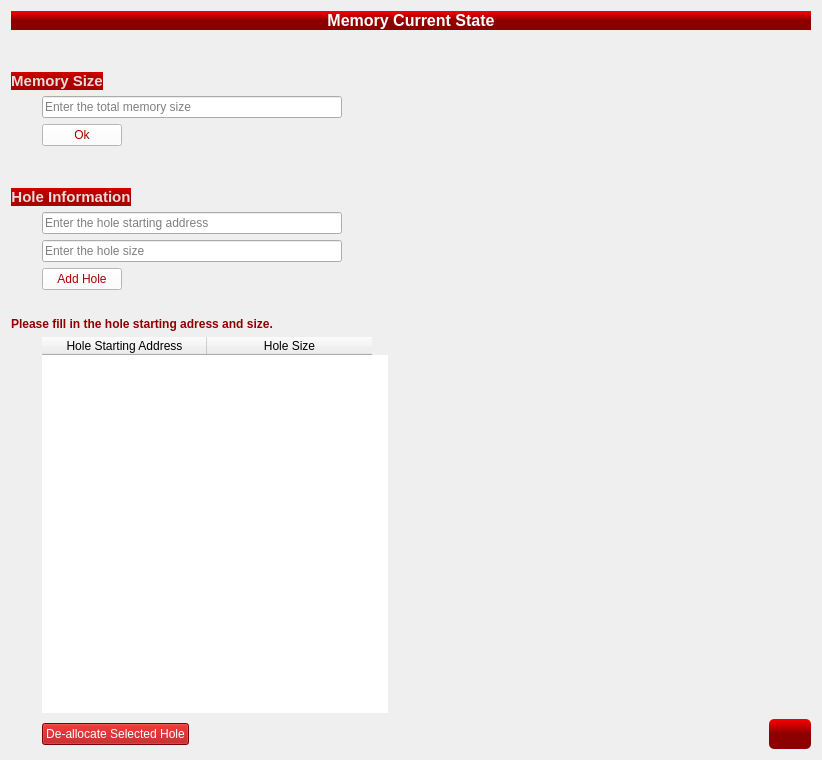
                <widget class="QWidget" name="scrollAreaWidgetContents_13">
                 <property name="geometry">
                  <rect>
                   <x>0</x>
                   <y>0</y>
                   <width>822</width>
                   <height>760</height>
                  </rect>
                 </property>
                 <layout class="QGridLayout" name="gridLayout_6">
                  <item row="1" column="1">
                   <widget class="Line" name="line_19">
                    <property name="sizePolicy">
                     <sizepolicy hsizetype="Preferred" vsizetype="Preferred">
                      <horstretch>0</horstretch>
                      <verstretch>0</verstretch>
                     </sizepolicy>
                    </property>
                    <property name="minimumSize">
                     <size>
                      <width>0</width>
                      <height>30</height>
                     </size>
                    </property>
                    <property name="styleSheet">
                     <string notr="true">border:none;</string>
                    </property>
                    <property name="orientation">
                     <enum>Qt::Vertical</enum>
                    </property>
                   </widget>
                  </item>
                  <item row="4" column="1">
                   <widget class="QPushButton" name="ok_memory">
                    <property name="enabled">
                     <bool>true</bool>
                    </property>
                    <property name="sizePolicy">
                     <sizepolicy hsizetype="Fixed" vsizetype="Fixed">
                      <horstretch>0</horstretch>
                      <verstretch>0</verstretch>
                     </sizepolicy>
                    </property>
                    <property name="toolTip">
                     <string>&lt;html&gt;&lt;head/&gt;&lt;body&gt;&lt;p&gt;Add Hole&lt;/p&gt;&lt;/body&gt;&lt;/html&gt;</string>
                    </property>
                    <property name="styleSheet">
                     <string notr="true">QPushButton::hover

{
	border-color: rgb(255, 0, 0);


}

QPushButton{
	
	font: 75  11pt bold &quot;Perpetua Titling MT&quot;;
	color: rgb(170, 0, 0);
	background-color: rgb(255, 255, 255);


}

QPushButton:pressed
{
	color: rgb(255, 255, 255);
    background-color: QLinearGradient( x1: 0, y1: 0, x2: 0, y2: 1, stop: 0 #2d2d2d, stop: 0.1 #2b2b2b, stop: 0.5 #292929, stop: 0.9 #282828, stop: 1 #252525);
}

QPushButton:disabled
{
  border: 1px solid #999999;
  background-color: #cccccc;
  color: #666666;
}
</string>
                    </property>
                    <property name="text">
                     <string>Ok</string>
                    </property>
                   </widget>
                  </item>
                  <item row="18" column="5">
                   <widget class="QPushButton" name="next">
                    <property name="enabled">
                     <bool>true</bool>
                    </property>
                    <property name="sizePolicy">
                     <sizepolicy hsizetype="Fixed" vsizetype="Fixed">
                      <horstretch>0</horstretch>
                      <verstretch>0</verstretch>
                     </sizepolicy>
                    </property>
                    <property name="minimumSize">
                     <size>
                      <width>42</width>
                      <height>30</height>
                     </size>
                    </property>
                    <property name="maximumSize">
                     <size>
                      <width>35</width>
                      <height>35</height>
                     </size>
                    </property>
                    <property name="toolTip">
                     <string>&lt;html&gt;&lt;head/&gt;&lt;body&gt;&lt;p&gt;Next&lt;/p&gt;&lt;/body&gt;&lt;/html&gt;</string>
                    </property>
                    <property name="styleSheet">
                     <string notr="true">QPushButton::hover
{
	border-color: rgb(255, 0, 0);
	background-color: rgb(255, 0, 0);
}
QPushButton::pressed

{		border-color: rgb(0, 0, 0);
	background-color: rgb(0, 0, 0);
}

QPushButton{
	
	font: 75  16pt bold &quot;Perpetua Titling MT&quot;;
    border: 6px ;
    border-radius: 5px;
	color: rgb(255, 255, 255);
background-color: QLinearGradient(x1:0, y1:0, x2:0, y2:1, stop:0  rgb(250, 0, 0), stop: 0.5 rgb(140, 0, 0));
		


    padding:1px;
}
QPushButton:disabled
{
  border: 1px solid #999999;
  background-color: #cccccc;
  color: #666666;
}
</string>
                    </property>
                    <property name="text">
                     <string/>
                    </property>
                    <property name="icon">
                     <iconset resource="memory_allocator.qrc">
                      <normaloff>:/newPrefix/circled-right.png</normaloff>:/newPrefix/circled-right.png</iconset>
                    </property>
                    <property name="iconSize">
                     <size>
                      <width>30</width>
                      <height>30</height>
                     </size>
                    </property>
                   </widget>
                  </item>
                  <item row="15" column="0" colspan="2">
                   <widget class="QLabel" name="label_8">
                    <property name="sizePolicy">
                     <sizepolicy hsizetype="MinimumExpanding" vsizetype="Fixed">
                      <horstretch>0</horstretch>
                      <verstretch>0</verstretch>
                     </sizepolicy>
                    </property>
                    <property name="minimumSize">
                     <size>
                      <width>0</width>
                      <height>0</height>
                     </size>
                    </property>
                    <property name="font">
                     <font>
                      <pointsize>12</pointsize>
                      <weight>75</weight>
                      <bold>true</bold>
                     </font>
                    </property>
                    <property name="styleSheet">
                     <string notr="true"/>
                    </property>
                    <property name="text">
                     <string>&lt;html&gt;&lt;head/&gt;&lt;body&gt;&lt;p&gt;&lt;span style=&quot; font-size:9pt; color:#910000;&quot;&gt;Please fill in the hole starting adress and size.  &lt;/span&gt;&lt;/p&gt;&lt;/body&gt;&lt;/html&gt;</string>
                    </property>
                    <property name="textFormat">
                     <enum>Qt::RichText</enum>
                    </property>
                   </widget>
                  </item>
                  <item row="18" column="1">
                   <widget class="QPushButton" name="delete_hole">
                    <property name="enabled">
                     <bool>true</bool>
                    </property>
                    <property name="sizePolicy">
                     <sizepolicy hsizetype="Fixed" vsizetype="Fixed">
                      <horstretch>0</horstretch>
                      <verstretch>0</verstretch>
                     </sizepolicy>
                    </property>
                    <property name="toolTip">
                     <string>&lt;html&gt;&lt;head/&gt;&lt;body&gt;&lt;p&gt;De-allocate Selected Hole&lt;/p&gt;&lt;/body&gt;&lt;/html&gt;</string>
                    </property>
                    <property name="styleSheet">
                     <string notr="true">QPushButton::hover

{
	border-color: rgb(255, 255, 255);
	background-color: rgb(255, 0, 0);
}

QPushButton{
	
	font: 75  11pt bold &quot;Perpetua Titling MT&quot;;

	color: rgb(255, 255, 255);
	background-color: rgb(170, 0, 0);


}

QPushButton:pressed
{
    background-color: QLinearGradient( x1: 0, y1: 0, x2: 0, y2: 1, stop: 0 #2d2d2d, stop: 0.1 #2b2b2b, stop: 0.5 #292929, stop: 0.9 #282828, stop: 1 #252525);
}
QPushButton:disabled
{
  border: 1px solid #999999;
  background-color: #cccccc;
  color: #666666;
}</string>
                    </property>
                    <property name="text">
                     <string>De-allocate Selected Hole</string>
                    </property>
                   </widget>
                  </item>
                  <item row="9" column="0" colspan="6">
                   <widget class="QLabel" name="label_28">
                    <property name="sizePolicy">
                     <sizepolicy hsizetype="Fixed" vsizetype="Fixed">
                      <horstretch>0</horstretch>
                      <verstretch>0</verstretch>
                     </sizepolicy>
                    </property>
                    <property name="font">
                     <font>
                      <pointsize>12</pointsize>
                      <weight>75</weight>
                      <bold>true</bold>
                     </font>
                    </property>
                    <property name="styleSheet">
                     <string notr="true"> background-color: QLinearGradient(x1:0, y1:0, x2:0, y2:1, stop:0  rgb(208, 0, 0), stop: 0.5 rgb(170, 0, 0));</string>
                    </property>
                    <property name="text">
                     <string>&lt;html&gt;&lt;head/&gt;&lt;body&gt;&lt;p align=&quot;center&quot;&gt;&lt;span style=&quot; font-size:11pt; color:#ecdbd8;&quot;&gt;Hole Information&lt;/span&gt;&lt;/p&gt;&lt;/body&gt;&lt;/html&gt;</string>
                    </property>
                    <property name="textFormat">
                     <enum>Qt::RichText</enum>
                    </property>
                   </widget>
                  </item>
                  <item row="11" column="1">
                   <widget class="QLineEdit" name="hole_size">
                    <property name="sizePolicy">
                     <sizepolicy hsizetype="Expanding" vsizetype="Preferred">
                      <horstretch>0</horstretch>
                      <verstretch>0</verstretch>
                     </sizepolicy>
                    </property>
                    <property name="maximumSize">
                     <size>
                      <width>300</width>
                      <height>16777215</height>
                     </size>
                    </property>
                    <property name="toolTip">
                     <string>&lt;html&gt;&lt;head/&gt;&lt;body&gt;&lt;p&gt;&lt;span style=&quot; color:#818181;&quot;&gt;Hole size&lt;/span&gt;&lt;/p&gt;&lt;/body&gt;&lt;/html&gt;</string>
                    </property>
                    <property name="styleSheet">
                     <string notr="true">font: 75  9pt &quot;MS Shell Dlg 2&quot;;


	color: rgb(0, 0, 0);</string>
                    </property>
                    <property name="text">
                     <string/>
                    </property>
                    <property name="placeholderText">
                     <string>Enter the hole size</string>
                    </property>
                   </widget>
                  </item>
                  <item row="13" column="1">
                   <widget class="QPushButton" name="add_hole">
                    <property name="enabled">
                     <bool>true</bool>
                    </property>
                    <property name="sizePolicy">
                     <sizepolicy hsizetype="Fixed" vsizetype="Fixed">
                      <horstretch>0</horstretch>
                      <verstretch>0</verstretch>
                     </sizepolicy>
                    </property>
                    <property name="toolTip">
                     <string>&lt;html&gt;&lt;head/&gt;&lt;body&gt;&lt;p&gt;Add Hole&lt;/p&gt;&lt;/body&gt;&lt;/html&gt;</string>
                    </property>
                    <property name="styleSheet">
                     <string notr="true">QPushButton::hover

{
	border-color: rgb(255, 0, 0);


}

QPushButton{
	
	font: 75  11pt bold &quot;Perpetua Titling MT&quot;;
	color: rgb(170, 0, 0);
	background-color: rgb(255, 255, 255);


}

QPushButton:pressed
{
	color: rgb(255, 255, 255);
    background-color: QLinearGradient( x1: 0, y1: 0, x2: 0, y2: 1, stop: 0 #2d2d2d, stop: 0.1 #2b2b2b, stop: 0.5 #292929, stop: 0.9 #282828, stop: 1 #252525);
}

QPushButton:disabled
{
  border: 1px solid #999999;
  background-color: #cccccc;
  color: #666666;
}
</string>
                    </property>
                    <property name="text">
                     <string>Add Hole</string>
                    </property>
                   </widget>
                  </item>
                  <item row="13" column="0">
                   <widget class="Line" name="line_11">
                    <property name="minimumSize">
                     <size>
                      <width>25</width>
                      <height>0</height>
                     </size>
                    </property>
                    <property name="lineWidth">
                     <number>0</number>
                    </property>
                    <property name="orientation">
                     <enum>Qt::Horizontal</enum>
                    </property>
                   </widget>
                  </item>
                  <item row="2" column="5">
                   <widget class="Line" name="line_3">
                    <property name="styleSheet">
                     <string notr="true">border:none;</string>
                    </property>
                    <property name="orientation">
                     <enum>Qt::Horizontal</enum>
                    </property>
                   </widget>
                  </item>
                  <item row="3" column="1">
                   <widget class="QLineEdit" name="memory_size">
                    <property name="sizePolicy">
                     <sizepolicy hsizetype="Expanding" vsizetype="Preferred">
                      <horstretch>0</horstretch>
                      <verstretch>0</verstretch>
                     </sizepolicy>
                    </property>
                    <property name="maximumSize">
                     <size>
                      <width>300</width>
                      <height>16777215</height>
                     </size>
                    </property>
                    <property name="toolTip">
                     <string>&lt;html&gt;&lt;head/&gt;&lt;body&gt;&lt;p&gt;Memory size&lt;/p&gt;&lt;/body&gt;&lt;/html&gt;</string>
                    </property>
                    <property name="styleSheet">
                     <string notr="true">
QLineEdit
{
font: 75  9pt &quot;MS Shell Dlg 2&quot;;

border-color: rgb(112, 0, 0);
	color: rgb(0, 0, 0);

}</string>
                    </property>
                    <property name="text">
                     <string/>
                    </property>
                    <property name="placeholderText">
                     <string>Enter the total memory size</string>
                    </property>
                   </widget>
                  </item>
                  <item row="18" column="3">
                   <widget class="Line" name="line_7">
                    <property name="sizePolicy">
                     <sizepolicy hsizetype="Expanding" vsizetype="Fixed">
                      <horstretch>0</horstretch>
                      <verstretch>0</verstretch>
                     </sizepolicy>
                    </property>
                    <property name="lineWidth">
                     <number>0</number>
                    </property>
                    <property name="orientation">
                     <enum>Qt::Horizontal</enum>
                    </property>
                   </widget>
                  </item>
                  <item row="0" column="0" colspan="6">
                   <widget class="QLabel" name="label_5">
                    <property name="sizePolicy">
                     <sizepolicy hsizetype="Preferred" vsizetype="Preferred">
                      <horstretch>0</horstretch>
                      <verstretch>0</verstretch>
                     </sizepolicy>
                    </property>
                    <property name="maximumSize">
                     <size>
                      <width>400000</width>
                      <height>16777215</height>
                     </size>
                    </property>
                    <property name="font">
                     <font>
                      <pointsize>12</pointsize>
                      <weight>75</weight>
                      <bold>true</bold>
                     </font>
                    </property>
                    <property name="styleSheet">
                     <string notr="true">color: rgb(255, 251, 252);
 background-color: QLinearGradient(x1:0, y1:0, x2:0, y2:1, stop:0  rgb(250, 0, 0), stop: 0.5 rgb(140, 0, 0));</string>
                    </property>
                    <property name="text">
                     <string>&lt;html&gt;&lt;head/&gt;&lt;body&gt;&lt;p align=&quot;center&quot;&gt;&lt;span style=&quot; color:#ffffff;&quot;&gt;Memory Current State&lt;/span&gt;&lt;/p&gt;&lt;/body&gt;&lt;/html&gt;</string>
                    </property>
                    <property name="textFormat">
                     <enum>Qt::RichText</enum>
                    </property>
                   </widget>
                  </item>
                  <item row="10" column="1">
                   <widget class="QLineEdit" name="starting_address">
                    <property name="sizePolicy">
                     <sizepolicy hsizetype="Expanding" vsizetype="Preferred">
                      <horstretch>0</horstretch>
                      <verstretch>0</verstretch>
                     </sizepolicy>
                    </property>
                    <property name="maximumSize">
                     <size>
                      <width>300</width>
                      <height>16777215</height>
                     </size>
                    </property>
                    <property name="toolTip">
                     <string>&lt;html&gt;&lt;head/&gt;&lt;body&gt;&lt;p&gt;&lt;span style=&quot; color:#818181;&quot;&gt;Hole starting address&lt;/span&gt;&lt;/p&gt;&lt;/body&gt;&lt;/html&gt;</string>
                    </property>
                    <property name="styleSheet">
                     <string notr="true">font: 75  9pt &quot;MS Shell Dlg 2&quot;;


	color: rgb(0, 0, 0);</string>
                    </property>
                    <property name="text">
                     <string/>
                    </property>
                    <property name="placeholderText">
                     <string>Enter the hole starting address</string>
                    </property>
                   </widget>
                  </item>
                  <item row="2" column="0" colspan="2">
                   <widget class="QLabel" name="label_31">
                    <property name="sizePolicy">
                     <sizepolicy hsizetype="Fixed" vsizetype="Fixed">
                      <horstretch>0</horstretch>
                      <verstretch>0</verstretch>
                     </sizepolicy>
                    </property>
                    <property name="font">
                     <font>
                      <pointsize>12</pointsize>
                      <weight>75</weight>
                      <bold>true</bold>
                     </font>
                    </property>
                    <property name="styleSheet">
                     <string notr="true"> background-color: QLinearGradient(x1:0, y1:0, x2:0, y2:1, stop:0  rgb(208, 0, 0), stop: 0.5 rgb(170, 0, 0));</string>
                    </property>
                    <property name="text">
                     <string>&lt;html&gt;&lt;head/&gt;&lt;body&gt;&lt;p align=&quot;center&quot;&gt;&lt;span style=&quot; font-size:11pt; color:#ecdbd8;&quot;&gt;Memory Size&lt;/span&gt;&lt;/p&gt;&lt;/body&gt;&lt;/html&gt;</string>
                    </property>
                    <property name="textFormat">
                     <enum>Qt::RichText</enum>
                    </property>
                   </widget>
                  </item>
                  <item row="14" column="1" colspan="2">
                   <widget class="Line" name="line_5">
                    <property name="sizePolicy">
                     <sizepolicy hsizetype="Preferred" vsizetype="Preferred">
                      <horstretch>0</horstretch>
                      <verstretch>0</verstretch>
                     </sizepolicy>
                    </property>
                    <property name="minimumSize">
                     <size>
                      <width>0</width>
                      <height>15</height>
                     </size>
                    </property>
                    <property name="styleSheet">
                     <string notr="true">border:none;</string>
                    </property>
                    <property name="orientation">
                     <enum>Qt::Vertical</enum>
                    </property>
                   </widget>
                  </item>
                  <item row="8" column="1" colspan="2">
                   <widget class="Line" name="line_4">
                    <property name="sizePolicy">
                     <sizepolicy hsizetype="Preferred" vsizetype="Preferred">
                      <horstretch>0</horstretch>
                      <verstretch>0</verstretch>
                     </sizepolicy>
                    </property>
                    <property name="minimumSize">
                     <size>
                      <width>0</width>
                      <height>30</height>
                     </size>
                    </property>
                    <property name="styleSheet">
                     <string notr="true">border:none;</string>
                    </property>
                    <property name="orientation">
                     <enum>Qt::Vertical</enum>
                    </property>
                   </widget>
                  </item>
                  <item row="16" column="1" colspan="2">
                   <widget class="QTableWidget" name="hole_table">
                    <property name="sizePolicy">
                     <sizepolicy hsizetype="Expanding" vsizetype="Expanding">
                      <horstretch>0</horstretch>
                      <verstretch>0</verstretch>
                     </sizepolicy>
                    </property>
                    <property name="minimumSize">
                     <size>
                      <width>0</width>
                      <height>0</height>
                     </size>
                    </property>
                    <property name="maximumSize">
                     <size>
                      <width>16777215</width>
                      <height>16777215</height>
                     </size>
                    </property>
                    <property name="toolTip">
                     <string>&lt;html&gt;&lt;head/&gt;&lt;body&gt;&lt;p&gt;Hole starting adress&lt;/p&gt;&lt;p&gt;Hole size&lt;/p&gt;&lt;/body&gt;&lt;/html&gt;</string>
                    </property>
                    <property name="styleSheet">
                     <string notr="true">QTableWidge::hover

{

	background-color: rgb(255, 0, 0);
}

QTableWidget::item::hover

{

	background-color: rgb(255, 255, 255);
	color: rgb(0, 0, 0);

}
QTableWidget::item::selected

{
	background-color: rgb(255, 255, 255);
	color: rgb(0, 0, 0);
	border-color: rgb(0, 0, 0);

}
QTableWidget{
		font: 75 12pt bold &quot;Perpetua Titling MT&quot;;
 text-align: center;
	color: rgb(0, 0, 0);
	border: none;

}
QTableWidget::item

{
		font: 75 12pt bold &quot;Perpetua Titling MT&quot;;
 text-align: center;
}
</string>
                    </property>
                    <property name="frameShape">
                     <enum>QFrame::Box</enum>
                    </property>
                    <property name="lineWidth">
                     <number>2</number>
                    </property>
                    <property name="sizeAdjustPolicy">
                     <enum>QAbstractScrollArea::AdjustToContents</enum>
                    </property>
                    <property name="editTriggers">
                     <set>QAbstractItemView::NoEditTriggers</set>
                    </property>
                    <property name="alternatingRowColors">
                     <bool>false</bool>
                    </property>
                    <property name="verticalScrollMode">
                     <enum>QAbstractItemView::ScrollPerPixel</enum>
                    </property>
                    <attribute name="horizontalHeaderMinimumSectionSize">
                     <number>60</number>
                    </attribute>
                    <attribute name="horizontalHeaderDefaultSectionSize">
                     <number>165</number>
                    </attribute>
                    <attribute name="verticalHeaderVisible">
                     <bool>false</bool>
                    </attribute>
                    <attribute name="verticalHeaderDefaultSectionSize">
                     <number>30</number>
                    </attribute>
                    <column>
                     <property name="text">
                      <string>Hole Starting Address</string>
                     </property>
                    </column>
                    <column>
                     <property name="text">
                      <string>Hole Size</string>
                     </property>
                    </column>
                   </widget>
                  </item>
                  <item row="15" column="2">
                   <widget class="Line" name="line_6">
                    <property name="sizePolicy">
                     <sizepolicy hsizetype="Fixed" vsizetype="Fixed">
                      <horstretch>0</horstretch>
                      <verstretch>0</verstretch>
                     </sizepolicy>
                    </property>
                    <property name="minimumSize">
                     <size>
                      <width>40</width>
                      <height>0</height>
                     </size>
                    </property>
                    <property name="lineWidth">
                     <number>0</number>
                    </property>
                    <property name="orientation">
                     <enum>Qt::Horizontal</enum>
                    </property>
                   </widget>
                  </item>
                 </layout>
                </widget>
